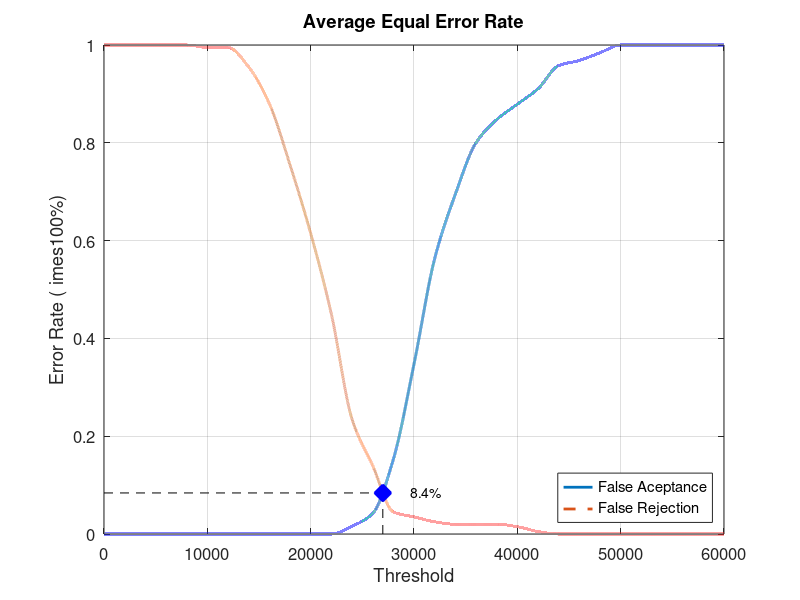
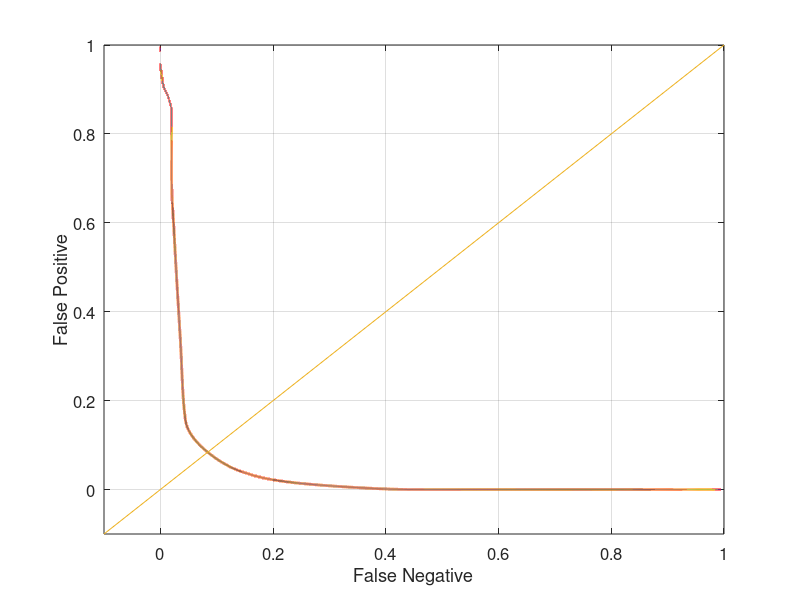

Source code (MATLAB) for these figures, in order:
close all;
clear;
clc;
x = 0:2000:60000;
xq = 0:0.5:60000;

y0 = [0 0 0 0 0 0 0 0 0 0 0 0 0.0157895 0.0421053 0.152632 0.347368 0.563158 0.694737 0.8 0.847368 0.878947 0.910526 0.957895 0.968421 0.984211 1 1 1 1 1 1]
yy0 = interp1(x, y0, xq, 'pchip');
y1 = [1 1 1 1 1 0.995 0.995 0.955 0.88 0.755 0.615 0.45 0.235 0.14 0.045 0.035 0.025 0.02 0.02 0.02 0.015 0.005 0 0 0 0 0 0 0 0 0]
yy1 = interp1(x, y1, xq, 'pchip');

% Calculating EER: 
y2 = abs(y0 - y1);
find(y2 == min(y2))
yy2 = abs(yy0 - yy1);
xEER = find(yy2 == min(yy2));
xEERIndex = xq(xEER) % X-axis EER
yEER = yy0(xEER) % Y-axis EER

main = figure
plot(xq, yy0,'-','LineWidth', 2);	hold on
plot(xq, yy1,'--','LineWidth', 2);	hold on
plot([xEERIndex xEERIndex], [0 yEER], 'k--');	hold on
plot([0 xEERIndex], [yEER yEER], 'k--');	hold on
plot(xEERIndex, yEER, 'bx', 'LineWidth', 10);	hold on
text(xEERIndex + 10 * xEERIndex / 100, yEER, [num2str(round((10000 * yEER)) / 100) '%'])
legend('False Aceptance', 'False Rejection', 'Location', 'SouthEast')
xlabel('Threshold')
ylabel('Error Rate (	imes100%)')
title('Average Equal Error Rate')
set(gca, 'FontSize', 12)
axis([0 60000 0 1])
grid on

print(main, 'Database5_4Main', '-dpng');
FNRxFPR = figure('Color', [1 1 1]);
plot(yy1, yy0, '-', yy1, yy0, 'LineWidth', 2);
hold on
y = -0.1:0.1:1
plot(y, y); 
set(gca, 'FontSize', 12)
xlabel('False Negative')
ylabel('False Positive')
axis([-0.1 1 -0.1 1])
set(gca, 'FontSize', 12)
grid on

print(FNRxFPR, 'Database5_4FNRxFPR','-dpng');
